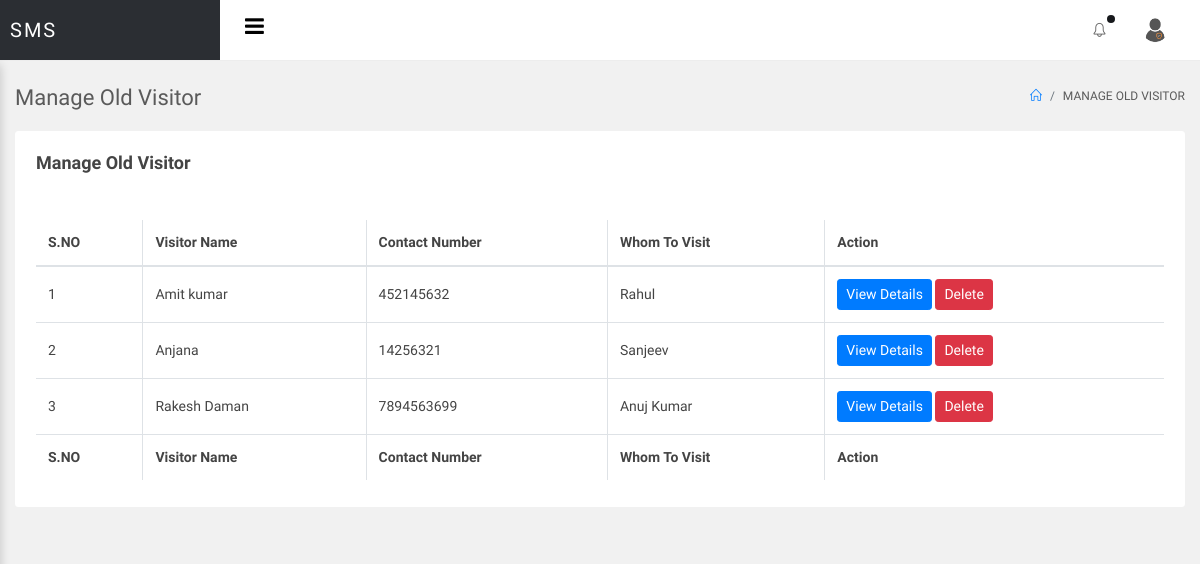
Page /sms/admin/manage-oldvisitor.php (signed in) on the committed database.
### tables this page shows
CREATE TABLE `tblvisitor` (
  `ID` int(10) NOT NULL,
  `VisitorName` varchar(200) DEFAULT NULL,
  `MobileNumber` bigint(10) DEFAULT NULL,
  `Address` mediumtext DEFAULT NULL,
  `WhomtoMeet` varchar(200) DEFAULT NULL,
  `ReasontoMeet` mediumtext DEFAULT NULL,
  `Block` varchar(50) DEFAULT NULL,
  `FlatNo` varchar(50) DEFAULT NULL,
  `EnterDate` timestamp NULL DEFAULT current_timestamp(),
  `remark` varchar(200) DEFAULT NULL,
  `outtime` timestamp NULL DEFAULT NULL ON UPDATE current_timestamp()
);

### sms/admin/manage-oldvisitor.php (the view, shortened to what this page needs)
<?php
include('includes/dbconnection.php');
if (strlen($_SESSION['smsaid']==0)) {
  header('location:logout.php');
  } else{
  ?>
<!doctype html>
<html lang="en">
<head>
<link rel="stylesheet" href="../assets/vendor/bootstrap/css/bootstrap.min.css">
<link rel="stylesheet" href="../assets/vendor/animate-css/animate.min.css">
<link rel="stylesheet" href="../assets/vendor/font-awesome/css/font-awesome.min.css">
<link rel="stylesheet" href="../assets/vendor/jquery-datatable/dataTables.bootstrap4.min.css">
<link rel="stylesheet" href="../assets/vendor/jquery-datatable/fixedeader/dataTables.fixedcolumns.bootstrap4.min.css">
<link rel="stylesheet" href="../assets/vendor/jquery-datatable/fixedeader/dataTables.fixedheader.bootstrap4.min.css">
<link rel="stylesheet" href="../assets/vendor/sweetalert/sweetalert.css"/>
<link rel="stylesheet" href="assets/css/main.css">
<link rel="stylesheet" href="assets/css/color_skins.css">
</head>
<body class="theme-blue">
<div id="wrapper">
    <?php include_once('includes/header.php');?>
    <div id="main-content">
        <div class="container-fluid">
            <div class="block-header">
                <div class="row">
                    <div class="col-lg-5 col-md-8 col-sm-12">
                        <h2>Manage Old Visitor</h2>
                    </div>
                    <div class="col-lg-7 col-md-4 col-sm-12 text-right">
                        <ul class="breadcrumb justify-content-end">
                            <li class="breadcrumb-item"><a href="dashboard.php"><i class="icon-home"></i></a></li>
                            <li class="breadcrumb-item">Manage Old Visitor</li>
                              </ul>
                    </div>
                </div>
            </div>
            <div class="row clearfix">
                <div class="col-lg-12">
                    <div class="card">
                        <div class="header">
                            <h2>Manage Old Visitor</h2>
                        </div>
                        <div class="body">
                            <div class="table-responsive">
 <table class="table table-bordered table-hover js-basic-example dataTable table-custom">
         <thead>
         <tr>
         <th>S.NO</th>
       <th>Visitor Name</th>
        <th>Contact Number</th>
        <th>Whom To Visit</th>
         <th>Action</th>
          </tr>
         </thead>
         <tbody>
                                        <?php
$sql="SELECT * from tblvisitor where remark is not null";
$query = $dbh -> prepare($sql);
$query->execute();
$results=$query->fetchAll(PDO::FETCH_OBJ);
$cnt=1;
if($query->rowCount() > 0)
{
foreach($results as $row)
{               ?>
                                        <tr>
                                           <td><?php echo htmlentities($cnt);?></td>
                  <td><?php  echo htmlentities($row->VisitorName);?>
                  </td>
                  <td><?php  echo htmlentities($row->MobileNumber);?></td>
                  <td><?php  echo htmlentities($row->WhomtoMeet);?></td>
                   <td> <a href="view-visitor-detail.php?editid=<?php echo htmlentities ($row->ID);?>" class="btn btn-primary btn-sm">View Details</a>
<a href="manage-newvisitor.php?delid=<?php echo htmlentities ($row->ID);?>" class="btn btn-danger btn-sm" onclick="return confirm('Do you really want to delete?')">Delete</a></td>
                                        </tr>
                                        <?php $cnt=$cnt+1;}} ?>
                                    </tbody>
                                    <tfoot>
                                        <tr>
                                            <th>S.NO</th>
       <th>Visitor Name</th>
        <th>Contact Number</th>
        <th>Whom To Visit</th>
         <th>Action</th>
                                        </tr>
                                    </tfoot>
                                </table>
                            </div>
                        </div>
                    </div>
                </div>
              </div>
        </div>
    </div>
</div>
</body>
</html>
<?php }  ?>

### rows in the picture
tblvisitor: VisitorName "Amit kumar", MobileNumber "452145632", WhomtoMeet "Rahul"
tblvisitor: VisitorName "Anjana", MobileNumber "14256321", WhomtoMeet "Sanjeev"
tblvisitor: VisitorName "Rakesh Daman", MobileNumber "7894563699", WhomtoMeet "Anuj Kumar"
